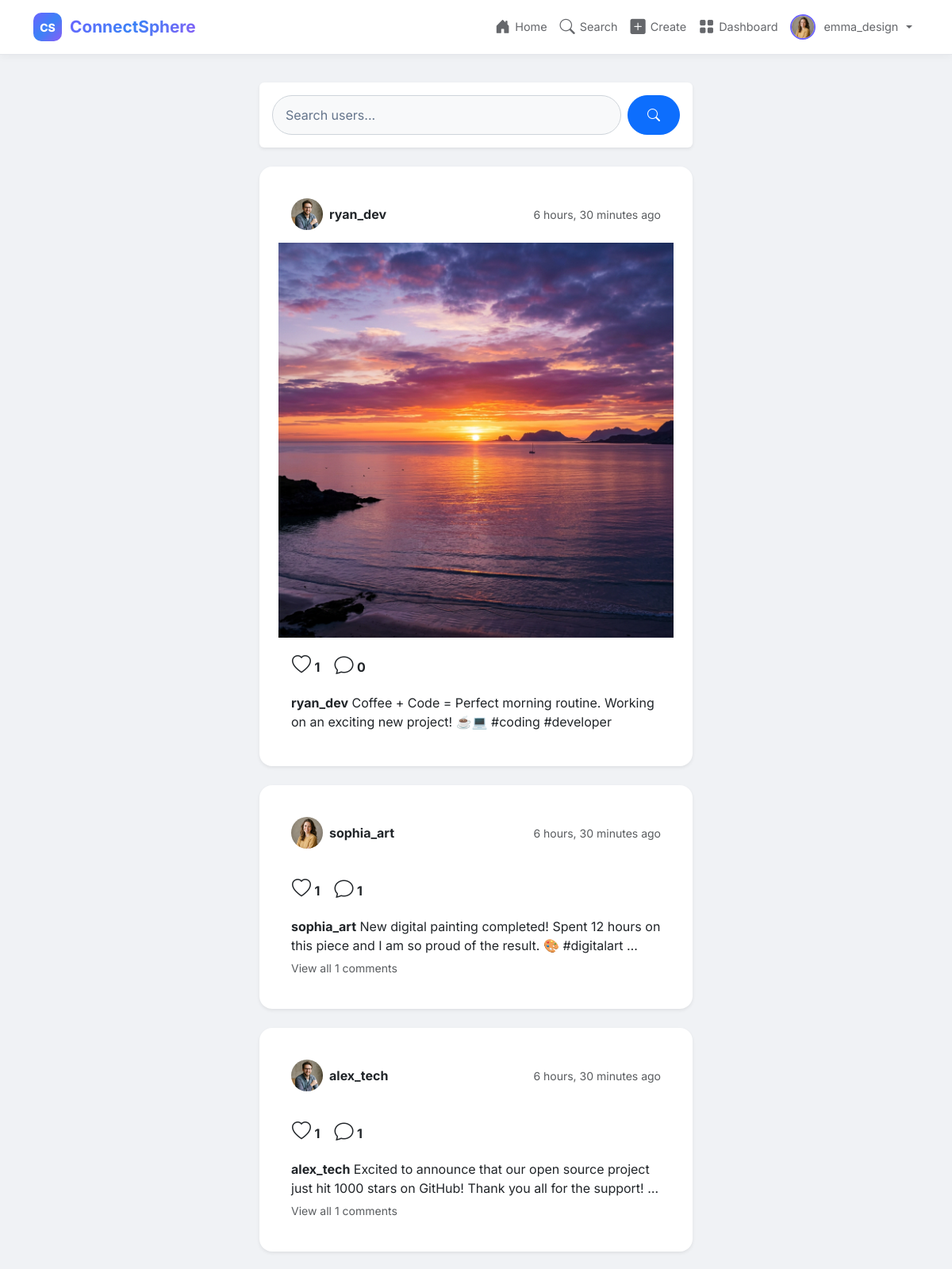
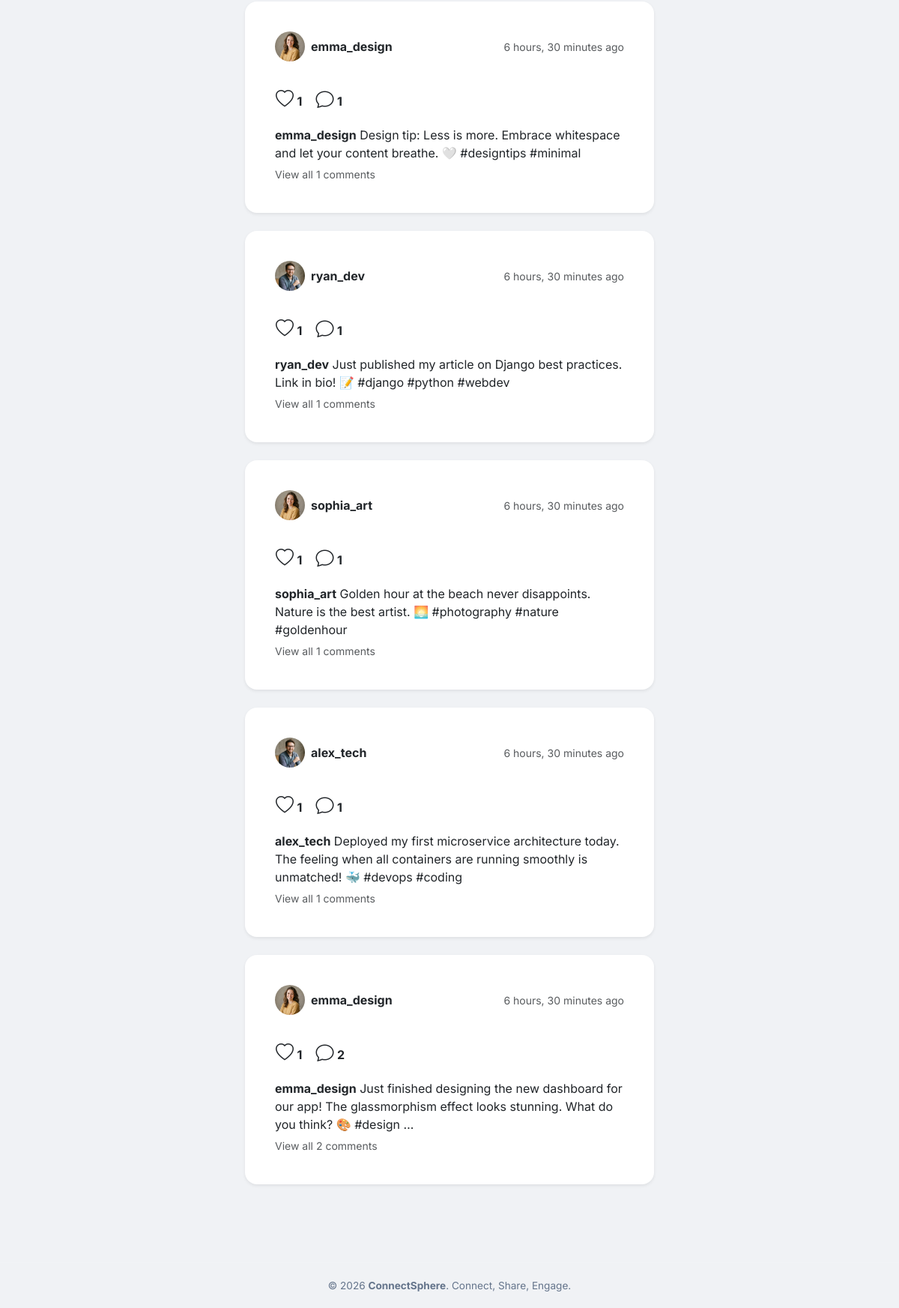
The app's page / (signed in) with its own data (2 pictures, top to bottom).
### app/models.py (models this page shows, shortened)
class Profile(models.Model):
    user = models.OneToOneField(User, on_delete=models.CASCADE, related_name='profile')
    profile_picture = models.ImageField(upload_to='profile_pics/', default='profile_pics/default.png', blank=True)
    bio = models.TextField(max_length=500, blank=True, default='')
    date_joined = models.DateTimeField(auto_now_add=True)

class Post(models.Model):
    user = models.ForeignKey(User, on_delete=models.CASCADE, related_name='posts')
    caption = models.TextField(max_length=2200, blank=True, default='')
    image = models.ImageField(upload_to='post_images/', blank=True, null=True)
    created_date = models.DateTimeField(auto_now_add=True)
    class Meta:
        ordering = ['-created_date']
    @property
    def likes_count(self):
        return self.likes.count()
    @property
    def comments_count(self):
        return self.comments.count()

### app/views.py (the view)
# urls.py: path('', views.home, name='home'),
@login_required
def home(request):
    posts = Post.objects.select_related('user', 'user__profile').prefetch_related('likes', 'comments').all()
    for post in posts:
        post.is_liked = post.likes.filter(user=request.user).exists()
    search_query = request.GET.get('q', '')
    return render(request, 'home.html', {'posts': posts, 'search_query': search_query})

### templates/home.html (shortened to what this page needs)
{% extends 'base.html' %}
{% load static %}
{% block content %}
<div class="container mt-4">
    <div class="row justify-content-center">
        <div class="col-md-8 col-lg-6">
            <div class="card mb-4 cs-glass-card border-0 shadow-sm">
                <div class="card-body">
                    <form action="{% url 'search_users' %}" method="GET" class="d-flex">
                        <input type="text" name="q" class="form-control rounded-pill me-2" placeholder="Search users..." value="{{ search_query|default:'' }}">
                        <button type="submit" class="btn btn-primary rounded-pill px-4"><i class="bi bi-search"></i></button>
                    </form>
                </div>
            </div>
            {% if posts %}
                {% for post in posts %}
                <div class="card mb-4 cs-glass-card border-0 shadow-sm cs-post-card">
                    <div class="card-header bg-transparent border-0 d-flex align-items-center p-3">
                        <a href="{% url 'profile' post.user.username %}" class="text-decoration-none text-dark d-flex align-items-center">
                            {% if post.user.profile.profile_picture %}
                                <img src="{{ post.user.profile.profile_picture.url }}" alt="{{ post.user.username }}" class="rounded-circle me-2" style="width: 40px; height: 40px; object-fit: cover;">
                            {% else %}
                                <div class="rounded-circle me-2 bg-secondary d-flex align-items-center justify-content-center text-white" style="width: 40px; height: 40px;">
                                    <i class="bi bi-person"></i>
                                </div>
                            {% endif %}
                            <strong class="text-dark">{{ post.user.username }}</strong>
                        </a>
                        <small class="text-muted ms-auto">{{ post.created_date|timesince }} ago</small>
                    </div>
                    {% if post.image %}
                        <a href="{% url 'post_detail' post.pk %}">
                            <img src="{{ post.image.url }}" class="card-img-top rounded-0" alt="Post image" style="max-height: 600px; object-fit: cover;">
                        </a>
                    {% endif %}
                    <div class="card-body p-3">
                        <div class="d-flex mb-3">
                            <button class="btn btn-link text-dark p-0 me-3 text-decoration-none like-btn" data-post-id="{{ post.pk }}">
                                <i class="bi bi-heart fs-4"></i> <span class="fw-bold">{{ post.likes_count }}</span>
                            </button>
                            <a href="{% url 'post_detail' post.pk %}" class="btn btn-link text-dark p-0 text-decoration-none">
                                <i class="bi bi-chat fs-4"></i> <span class="fw-bold">{{ post.comments_count }}</span>
                            </a>
                        </div>
                        <p class="card-text mb-1">
                            <a href="{% url 'profile' post.user.username %}" class="text-decoration-none text-dark fw-bold">{{ post.user.username }}</a>
                            {{ post.caption|truncatewords:20 }}
                        </p>
                        {% if post.comments_count > 0 %}
                            <a href="{% url 'post_detail' post.pk %}" class="text-muted text-decoration-none small">View all {{ post.comments_count }} comments</a>
                        {% endif %}
                    </div>
                </div>
                {% endfor %}
            {% endif %}
        </div>
    </div>
</div>
{% endblock %}

### templates/base.html (shortened to what this page needs)
{% load static %}
<!DOCTYPE html>
<html lang="en">
<head>
    <link href="https://cdn.jsdelivr.net/npm/bootstrap@5.3.3/dist/css/bootstrap.min.css" rel="stylesheet">
    <link href="https://cdn.jsdelivr.net/npm/bootstrap-icons@1.11.3/font/bootstrap-icons.min.css" rel="stylesheet">
    <link rel="stylesheet" href="{% static 'css/style.css' %}">
</head>
<body>
    {% if user.is_authenticated %}
    <nav class="navbar navbar-expand-lg navbar-dark fixed-top cs-navbar">
        <div class="container">
            <a class="navbar-brand cs-brand" href="{% url 'home' %}">
                <span class="cs-logo">CS</span>
                <span class="cs-name">ConnectSphere</span>
            </a>
            <div class="collapse navbar-collapse" id="navbarNav">
                <ul class="navbar-nav ms-auto align-items-center">
                    <li class="nav-item">
                        <a class="nav-link" href="{% url 'home' %}" title="Home">
                            <i class="bi bi-house-door-fill"></i>
                            <span class="nav-text">Home</span>
                        </a>
                    </li>
                    <li class="nav-item">
                        <a class="nav-link" href="{% url 'search_users' %}" title="Search">
                            <i class="bi bi-search"></i>
                            <span class="nav-text">Search</span>
                        </a>
                    </li>
                    <li class="nav-item">
                        <a class="nav-link" href="{% url 'create_post' %}" title="Create Post">
                            <i class="bi bi-plus-square-fill"></i>
                            <span class="nav-text">Create</span>
                        </a>
                    </li>
                    <li class="nav-item">
                        <a class="nav-link" href="{% url 'dashboard' %}" title="Dashboard">
                            <i class="bi bi-grid-fill"></i>
                            <span class="nav-text">Dashboard</span>
                        </a>
                    </li>
                    <li class="nav-item dropdown">
                        <a class="nav-link dropdown-toggle d-flex align-items-center" href="#" role="button" data-bs-toggle="dropdown">
                            {% if user.profile.profile_picture %}
                            <img src="{{ user.profile.profile_picture.url }}" alt="{{ user.username }}" class="nav-avatar">
                            {% else %}
                            <div class="nav-avatar-placeholder">
                                <i class="bi bi-person-fill"></i>
                            </div>
                            {% endif %}
                            <span class="nav-text ms-1">{{ user.username }}</span>
                        </a>
                    </li>
                </ul>
            </div>
        </div>
    </nav>
    {% endif %}
    <main class="{% if user.is_authenticated %}cs-main{% else %}cs-main-auth{% endif %}">
        {% block content %}{% endblock %}
    </main>
    {% if user.is_authenticated %}
    <footer class="cs-footer">
        <div class="container text-center">
            <p class="mb-0">&copy; 2026 <strong>ConnectSphere</strong>. Connect, Share, Engage.</p>
        </div>
    </footer>
    {% endif %}
</body>
</html>

### static/css/style.css (style rules this page uses)
:root { --primary: #6C63FF; --secondary: #3B82F6; --accent: #8B5CF6; --dark-bg: #f0f2f5; --card-bg: #ffffff; --card-border: #e4e6eb; --text-primary: #1c1e21; --text-secondary: #65676b; --success: #10b981; --danger: #ef4444; --warning: #f59e0b; --gradient: linear-gradient(135deg, #6C63FF 0%, #3B82F6 50%, #8B5CF6 100%); }
body { font-family: 'Inter', sans-serif; background: var(--dark-bg); color: var(--text-primary); min-height: 100vh; margin: 0; padding: 0; }
.cs-navbar { position: fixed; top: 0; width: 100%; z-index: 1030; background: #ffffff; box-shadow: 0 2px 10px rgba(0, 0, 0, 0.05); border-bottom: 1px solid var(--card-border); padding: 10px 20px; display: flex; justify-content: space-between; align-items: center; box-sizing: border-box; }
.cs-brand { display: flex; align-items: center; text-decoration: none; }
.cs-logo { width: 36px; height: 36px; border-radius: 10px; background: var(--gradient); display: flex; align-items: center; justify-content: center; font-weight: 800; font-size: 14px; color: white; }
.cs-name { font-weight: 700; font-size: 1.3rem; margin-left: 10px; background: var(--gradient); -webkit-background-clip: text; -webkit-text-fill-color: transparent; }
.nav-link { color: var(--text-secondary); font-size: 0.9rem; display: flex; align-items: center; gap: 6px; transition: 0.3s; border-radius: 8px; padding: 8px 12px; text-decoration: none; }
.nav-link i { font-size: 1.2rem; }
.nav-avatar { width: 32px; height: 32px; border-radius: 50%; object-fit: cover; border: 2px solid var(--primary); }
.cs-main { padding-top: 80px; min-height: calc(100vh - 60px); padding-bottom: 40px; box-sizing: border-box; }
.cs-post-card { background: var(--card-bg); border: 1px solid var(--card-border); border-radius: 16px; padding: 24px; transition: transform 0.3s, box-shadow 0.3s; box-sizing: border-box; margin-bottom: 20px; }
.form-control { background: #f8f9fa; border: 1px solid #ced4da; color: var(--text-primary); border-radius: 10px; padding: 12px 16px; transition: 0.3s; width: 100%; box-sizing: border-box; }
.form-control::placeholder { color: #64748b; }
.cs-footer { padding: 20px 0; text-align: center; color: #64748b; font-size: 0.85rem; border-top: 1px solid rgba(255, 255, 255, 0.06); margin-top: 40px; }
a { color: var(--primary); text-decoration: none; transition: 0.2s; }
img { max-width: 100%; }

### records on screen
Post: user.profile.profile_picture (picture), user.username "ryan_dev", created_date "6 hours, 30 minutes", image (picture), likes_count "1", comments_count "0", caption "Coffee + Code = Perfect morning routine. Working on an exciting new project! ☕💻 #coding #developer"
Post: user.profile.profile_picture (picture), user.username "sophia_art", created_date "6 hours, 30 minutes", likes_count "1", comments_count "1", caption "New digital painting completed! Spent 12 hours on this piece and I am so proud of the result. 🎨 #digitalart …"
Post: user.profile.profile_picture (picture), user.username "alex_tech", created_date "6 hours, 30 minutes", likes_count "1", comments_count "1", caption "Excited to announce that our open source project just hit 1000 stars on GitHub! Thank you all for the support! …"
Post: user.profile.profile_picture (picture), user.username "emma_design", created_date "6 hours, 30 minutes", likes_count "1", comments_count "1", caption "Design tip: Less is more. Embrace whitespace and let your content breathe. 🤍 #designtips #minimal"
Post: user.profile.profile_picture (picture), user.username "ryan_dev", created_date "6 hours, 30 minutes", likes_count "1", comments_count "1", caption "Just published my article on Django best practices. Link in bio! 📝 #django #python #webdev"
Post: user.profile.profile_picture (picture), user.username "sophia_art", created_date "6 hours, 30 minutes", likes_count "1", comments_count "1", caption "Golden hour at the beach never disappoints. Nature is the best artist. 🌅 #photography #nature #goldenhour"
Post: user.profile.profile_picture (picture), user.username "alex_tech", created_date "6 hours, 30 minutes", likes_count "1", comments_count "1", caption "Deployed my first microservice architecture today. The feeling when all containers are running smoothly is unmatched! 🐳 #devops #coding"
Post: user.profile.profile_picture (picture), user.username "emma_design", created_date "6 hours, 30 minutes", likes_count "1", comments_count "2", caption "Just finished designing the new dashboard for our app! The glassmorphism effect looks stunning. What do you think? 🎨 #design …"

### other values on screen
{{ user.username }} "emma_design"
